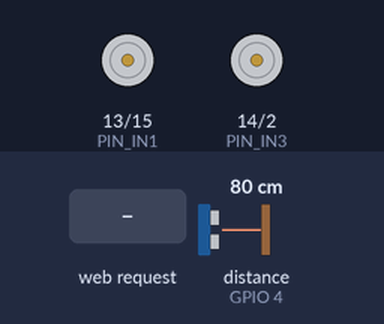
Recording of a sketch running on a simulated ESP32. On the bench: motor-driver pin pairs drawn as motors (green arrow = first pin HIGH = forward, orange = second pin HIGH = backward, longer = more drive). Inputs (shaded band) come from the test bench; at power-on: distance to the obstacle (sensor on GPIO 4) 80 cm. The echo pulse lasts 58.3 µs per cm; WiFi joins after 1.5 s; servers stay silent unless stated; the camera gives no picture; what the sketch prints to the serial monitor is not drawn.

Above: at 3.1 s.
3.2 s: HTTP request GET /drive?l=1&r=1 received
At 3.6 s:
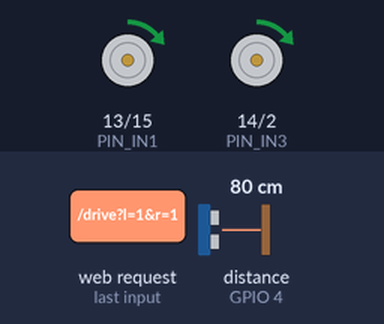
5.3 s: HTTP request GET /drive?l=120&r=120 received
At 5.7 s:
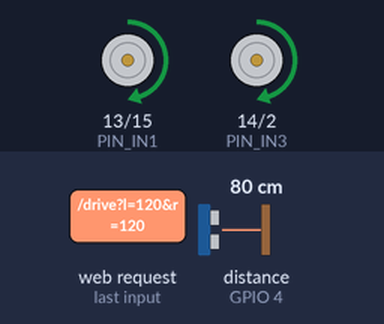
Timing chart, 0 to 8.3 s (numbered marks = the images above; inputs shaded):
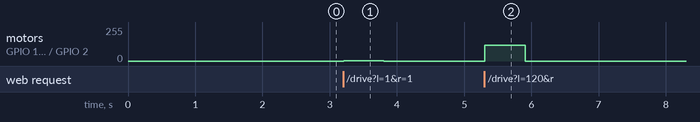

Measured:
- after the input at 3.2 s, motor on GPIO 13 (PIN_IN1) / GPIO 15 (PIN_IN2), motor on GPIO 14 (PIN_IN3) / GPIO 2 (PIN_IN4): stopped → forward 1/255 at once, → stopped 0.60 s later
- after the input at 5.3 s, motor on GPIO 13 (PIN_IN1) / GPIO 15 (PIN_IN2), motor on GPIO 14 (PIN_IN3) / GPIO 2 (PIN_IN4): stopped → forward 120/255 at once, → stopped 0.60 s later

The sketch:

sphinx1_cam.ino
```cpp
// Sphinx-1 ESP32-CAM firmware v0.1 (AI-Thinker ESP32-CAM).
// Not yet tested on real hardware by the authors: see firmware/README.md for the bring-up checklist.
//
// HTTP API (port 80):
//   GET /status                 -> JSON {ip, rssi, uptime_s, distance_cm}
//   GET /jpg                    -> one JPEG frame
//   GET /stream                 -> MJPEG stream (open in a browser to aim the camera)
//   GET /distance               -> forward distance in cm as plain text, -1 = no echo
//   GET /drive?l=-255..255&r=-255..255   -> set left/right motor speed
//   GET /stop                   -> stop motors
// Failsafe: motors stop when no /drive arrives for CMD_TIMEOUT_MS, or when driving forward toward
// something closer than STOP_CM.
#include "esp_camera.h"
#include <WebServer.h>
#include <WiFi.h>
#include "config.h"

// ---- AI-Thinker camera pins (fixed by the board)
#define PWDN_GPIO_NUM 32
#define RESET_GPIO_NUM -1
#define XCLK_GPIO_NUM 0
#define SIOD_GPIO_NUM 26
#define SIOC_GPIO_NUM 27
#define Y9_GPIO_NUM 35
#define Y8_GPIO_NUM 34
#define Y7_GPIO_NUM 39
#define Y6_GPIO_NUM 36
#define Y5_GPIO_NUM 21
#define Y4_GPIO_NUM 19
#define Y3_GPIO_NUM 18
#define Y2_GPIO_NUM 5
#define VSYNC_GPIO_NUM 25
#define HREF_GPIO_NUM 23
#define PCLK_GPIO_NUM 22

WebServer server(80);
unsigned long lastDriveMs = 0;
int curL = 0, curR = 0;

float readDistanceCm() {
  digitalWrite(PIN_TRIG, LOW);
  delayMicroseconds(3);
  digitalWrite(PIN_TRIG, HIGH);
  delayMicroseconds(10);
  digitalWrite(PIN_TRIG, LOW);
  unsigned long us = pulseIn(PIN_ECHO, HIGH, 25000);  // 25 ms timeout = about 4 m
  if (us == 0) return -1;
  return us * 0.0343f / 2.0f;
}

// One motor: PWM on the pin for the direction we want, the other pin low.
static void setMotor(int pinA, int pinB, int speed) {
  speed = constrain(speed, -MAX_PWM, MAX_PWM);
  if (speed > 0) { analogWrite(pinA, speed); analogWrite(pinB, 0); }
  else if (speed < 0) { analogWrite(pinA, 0); analogWrite(pinB, -speed); }
  else { analogWrite(pinA, 0); analogWrite(pinB, 0); }
}

void drive(int l, int r) {
  curL = l; curR = r;
  if (LEFT_INVERT) l = -l;
  if (RIGHT_INVERT) r = -r;
  setMotor(PIN_IN1, PIN_IN2, l);
  setMotor(PIN_IN3, PIN_IN4, r);
}

void handleDrive() {
  int l = server.arg("l").toInt();
  int r = server.arg("r").toInt();
  if (l > 0 && r > 0) {  // driving forward: check the sensor first
    float d = readDistanceCm();
    if (d > 0 && d < STOP_CM) {
      drive(0, 0);
      server.send(200, "text/plain", "blocked");
      return;
    }
  }
  drive(l, r);
  lastDriveMs = millis();
  server.send(200, "text/plain", "ok");
}

void handleJpg() {
  camera_fb_t *fb = esp_camera_fb_get();
  if (!fb) { server.send(500, "text/plain", "camera error"); return; }
  server.sendHeader("Cache-Control", "no-store");
  server.send_P(200, "image/jpeg", (const char *)fb->buf, fb->len);
  esp_camera_fb_return(fb);
}

void handleStream() {
  WiFiClient client = server.client();
  client.print("HTTP/1.1 200 OK\r\nContent-Type: multipart/x-mixed-replace; boundary=frame\r\n\r\n");
  while (client.connected()) {
    camera_fb_t *fb = esp_camera_fb_get();
    if (!fb) break;
    client.printf("--frame\r\nContent-Type: image/jpeg\r\nContent-Length: %u\r\n\r\n", (unsigned)fb->len);
    client.write(fb->buf, fb->len);
    client.print("\r\n");
    esp_camera_fb_return(fb);
    if (millis() - lastDriveMs > CMD_TIMEOUT_MS && (curL || curR)) drive(0, 0);  // failsafe while streaming
  }
}

void handleStatus() {
  String s = "{\"ip\":\"" + WiFi.localIP().toString() + "\",\"rssi\":" + String(WiFi.RSSI()) +
             ",\"uptime_s\":" + String(millis() / 1000) + ",\"distance_cm\":" + String(readDistanceCm()) + "}";
  server.send(200, "application/json", s);
}

bool initCamera() {
  camera_config_t cfg = {};
  cfg.ledc_channel = LEDC_CHANNEL_0;
  cfg.ledc_timer = LEDC_TIMER_0;
  cfg.pin_d0 = Y2_GPIO_NUM; cfg.pin_d1 = Y3_GPIO_NUM; cfg.pin_d2 = Y4_GPIO_NUM; cfg.pin_d3 = Y5_GPIO_NUM;
  cfg.pin_d4 = Y6_GPIO_NUM; cfg.pin_d5 = Y7_GPIO_NUM; cfg.pin_d6 = Y8_GPIO_NUM; cfg.pin_d7 = Y9_GPIO_NUM;
  cfg.pin_xclk = XCLK_GPIO_NUM; cfg.pin_pclk = PCLK_GPIO_NUM;
  cfg.pin_vsync = VSYNC_GPIO_NUM; cfg.pin_href = HREF_GPIO_NUM;
  cfg.pin_sccb_sda = SIOD_GPIO_NUM; cfg.pin_sccb_scl = SIOC_GPIO_NUM;
  cfg.pin_pwdn = PWDN_GPIO_NUM; cfg.pin_reset = RESET_GPIO_NUM;
  cfg.xclk_freq_hz = 20000000;
  cfg.pixel_format = PIXFORMAT_JPEG;
  cfg.grab_mode = CAMERA_GRAB_LATEST;
  if (psramFound()) {
    cfg.frame_size = FRAMESIZE_VGA;  // 640x480
    cfg.jpeg_quality = 12;
    cfg.fb_count = 2;
    cfg.fb_location = CAMERA_FB_IN_PSRAM;
  } else {
    cfg.frame_size = FRAMESIZE_QVGA;  // 320x240
    cfg.jpeg_quality = 15;
    cfg.fb_count = 1;
    cfg.fb_location = CAMERA_FB_IN_DRAM;
  }
  return esp_camera_init(&cfg) == ESP_OK;
}

void setup() {
  Serial.begin(115200);
  pinMode(PIN_IN1, OUTPUT); pinMode(PIN_IN2, OUTPUT); pinMode(PIN_IN3, OUTPUT); pinMode(PIN_IN4, OUTPUT);
  pinMode(PIN_TRIG, OUTPUT); pinMode(PIN_ECHO, INPUT);
  drive(0, 0);

  Serial.println(initCamera() ? "camera ok" : "CAMERA INIT FAILED (check the ribbon cable and power)");

  WiFi.mode(WIFI_STA);
  WiFi.begin(WIFI_SSID, WIFI_PASS);
  Serial.print("connecting to Wi-Fi");
  while (WiFi.status() != WL_CONNECTED) { delay(400); Serial.print("."); }
  Serial.println();
  Serial.print("READY. Robot address: http://");
  Serial.println(WiFi.localIP());  // <- write this down, the laptop needs it

  server.on("/status", handleStatus);
  server.on("/jpg", handleJpg);
  server.on("/stream", handleStream);
  server.on("/distance", []() { server.send(200, "text/plain", String(readDistanceCm())); });
  server.on("/drive", handleDrive);
  server.on("/stop", []() { drive(0, 0); server.send(200, "text/plain", "stopped"); });
  server.begin();
}

unsigned long lastWifiCheckMs = 0;

void loop() {
  server.handleClient();
  if (WiFi.status() != WL_CONNECTED && millis() - lastWifiCheckMs > 5000) {  // reconnect after a Wi-Fi drop
    lastWifiCheckMs = millis();
    WiFi.reconnect();
  }
  if ((curL || curR) && millis() - lastDriveMs > CMD_TIMEOUT_MS) drive(0, 0);  // failsafe
}
```

config.h
```cpp
// Sphinx-1 settings. Edit this file, then flash. This is the ONLY place you need to change.
#pragma once

// Your Wi-Fi (2.4 GHz only: the ESP32 cannot join 5 GHz networks).
// Tip: a phone hotspot works. Keep the laptop on the same network.
#define WIFI_SSID "YOUR_WIFI_NAME"
#define WIFI_PASS "YOUR_WIFI_PASSWORD"

// Motor driver (L298N). Keep the ENA and ENB jumper caps ON the L298N: speed is done by PWM on the IN pins.
#define PIN_IN1 13   // left motor  A
#define PIN_IN2 15   // left motor  B
#define PIN_IN3 14   // right motor A
#define PIN_IN4 2    // right motor B
// If the robot drives backwards or spins the wrong way, swap these (or swap the motor wires):
#define LEFT_INVERT  false
#define RIGHT_INVERT false

// Ultrasonic sensor (HC-SR04)
#define PIN_TRIG 12
#define PIN_ECHO 4   // put a 1k/2k voltage divider between the sensor ECHO and this pin (5 V -> 3.3 V)

// Safety
#define STOP_CM 15             // refuse to drive forward when something is closer than this
#define CMD_TIMEOUT_MS 600     // motors stop if no /drive command arrives for this long
#define MAX_PWM 255
```
